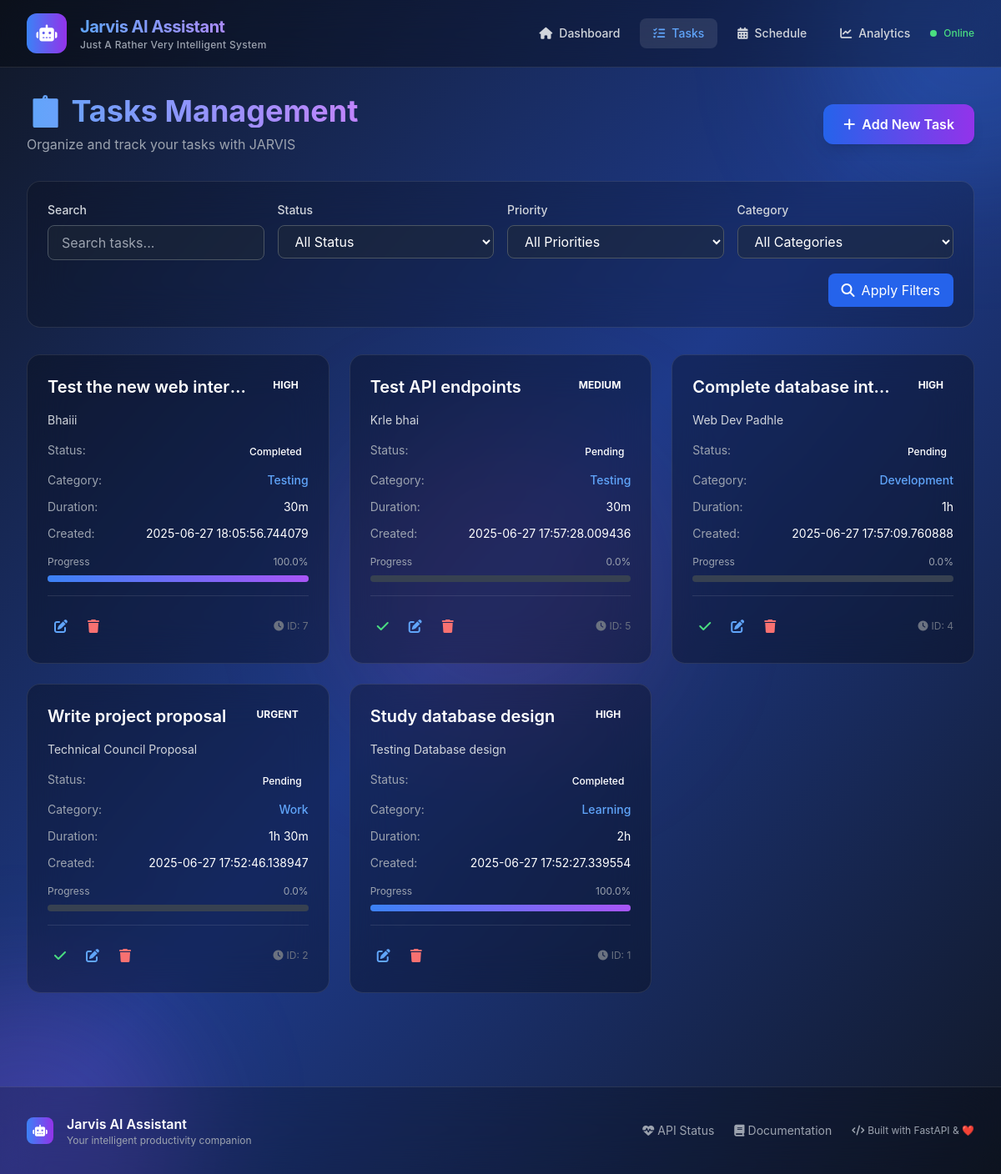
/tasks, run on an earlier commit of the app's database.
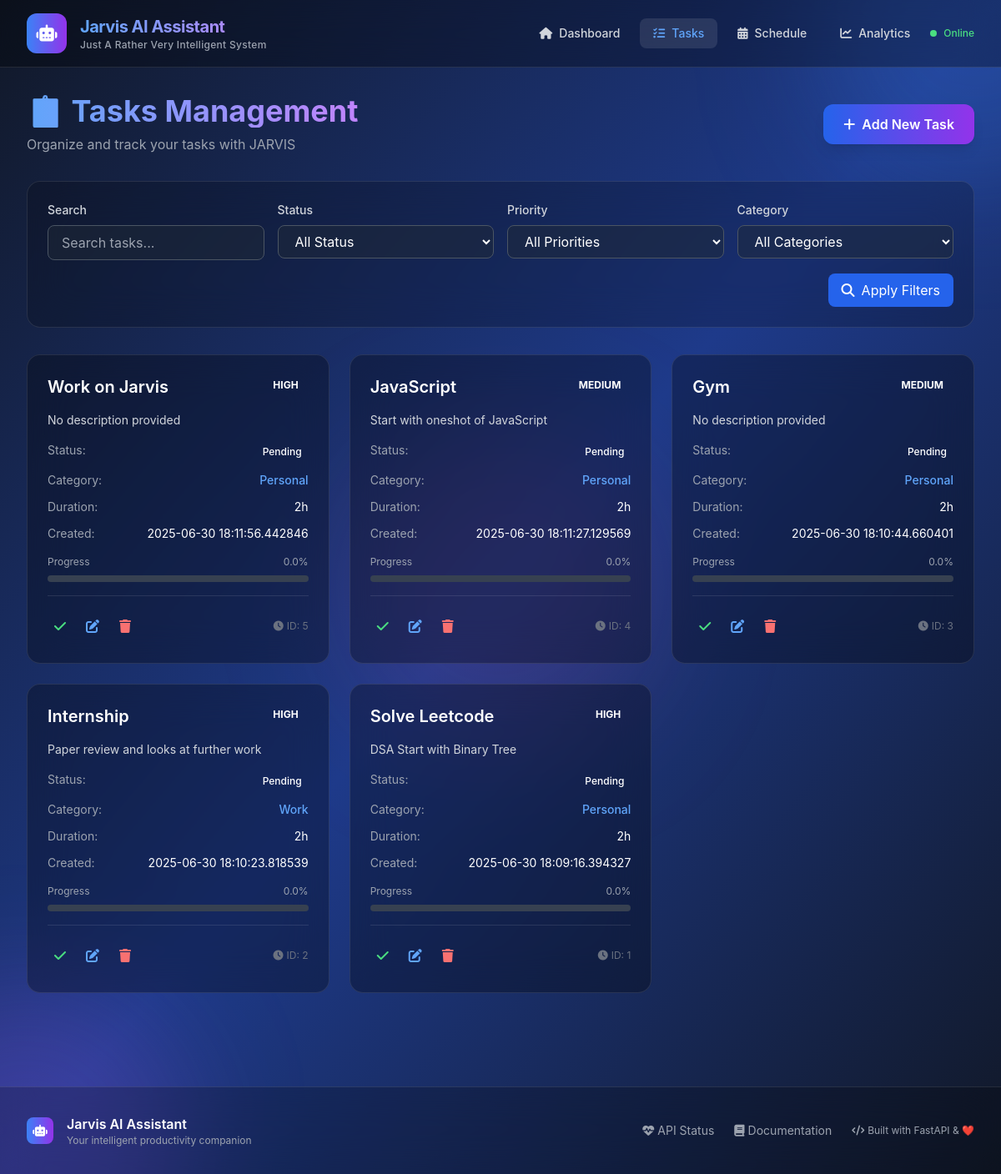
And on a later commit of the database.
### smart_scheduler/models/task.py (models this page shows, shortened)
class Task(Base):
    __tablename__ = "tasks"
    id = Column(Integer, primary_key=True, index=True)
    title = Column(String, nullable=False, index=True)
    description = Column(Text)
    status = Column(Enum(TaskStatus), default=TaskStatus.PENDING)
    priority = Column(Enum(TaskPriority), default=TaskPriority.MEDIUM)
    estimated_duration = Column(Integer)  # in minutes
    actual_duration = Column(Integer)     # in minutes
    created_at = Column(DateTime, default=datetime.utcnow)
    updated_at = Column(DateTime, default=datetime.utcnow, onupdate=datetime.utcnow)
    due_date = Column(DateTime)
    completed_at = Column(DateTime)
    category = Column(String, index=True)
    tags = Column(String)  # JSON string for now
    progress_percentage = Column(Float, default=0.0)

### smart_scheduler/main.py (the view)
@app.get("/tasks", response_class=HTMLResponse)
async def tasks_page(
    request: Request,
    status: Optional[str] = None,
    priority: Optional[str] = None,
    category: Optional[str] = None,
    search: Optional[str] = None,
    db: Session = Depends(get_db) if DATABASE_AVAILABLE else None
):
    try:
        if DATABASE_AVAILABLE and TEMPLATES_AVAILABLE:
            task_service = TaskService(db)
            status_filter = None
            if status:
                try:
                    status_filter = TaskStatus(status.lower())
                except ValueError:
                    pass
            priority_filter = None
            if priority:
                try:
                    priority_filter = TaskPriority(priority.lower())
                except ValueError:
                    pass
            tasks = task_service.get_tasks(
                status=status_filter,
                category=category,
                priority=priority_filter,
                limit=100
            )
            if search and search.strip():
                search_term = search.strip().lower()
                tasks = [
                    task for task in tasks
                    if search_term in task.title.lower() or
                       (task.description and search_term in task.description.lower()) or
                       (task.category and search_term in task.category.lower())
                ]
            all_tasks = task_service.get_tasks(limit=1000)
            categories = list(set(task.category for task in all_tasks if task.category))
            categories.sort()
            return templates.TemplateResponse("tasks.html", {
                "request": request,
                "tasks": tasks,
                "categories": categories
            })
        else:
            return HTMLResponse(content=get_fallback_tasks_page())
    except Exception as e:
        logger.error(f"Tasks page error: {str(e)}")
        logger.error(f"Traceback: {traceback.format_exc()}")
        return HTMLResponse(content=get_fallback_tasks_page(error=str(e)))

### smart_scheduler/templates/tasks.html (shortened to what the changed rows need)
{% extends "base.html" %}
{% block content %}
<div class="space-y-8">
    <div class="flex justify-between items-center mb-8">
        <div>
            <h1 class="text-4xl font-bold bg-gradient-to-r from-blue-400 to-purple-400 bg-clip-text text-transparent mb-2">
            </h1>
        </div>
    </div>
    <div id="tasks-container" class="grid grid-cols-1 md:grid-cols-2 lg:grid-cols-3 gap-6">
        {% for task in tasks %}
        <div class="task-card bg-black/30 backdrop-blur-xl rounded-2xl p-6 border border-white/10 hover:border-white/20 transition-all duration-300 transform hover:scale-105" data-task-id="{{ task.id }}">
            <div class="flex justify-between items-start mb-4">
                <h3 class="text-xl font-semibold text-white truncate flex-1 mr-4">{{ task.title }}</h3>
                <span class="priority-badge priority-{{ task.priority }} text-xs font-bold px-3 py-1 rounded-full">
                    {{ task.priority.upper() }}
                </span>
            </div>
            <p class="text-gray-300 text-sm mb-4 line-clamp-3">
                {{ task.description or 'No description provided' }}
            </p>
            <div class="space-y-3 mb-4">
                <div class="flex justify-between text-sm">
                    <span class="text-gray-400">Status:</span>
                    <span class="status-badge status-{{ task.status }} px-2 py-1 rounded text-xs font-medium">
                        {{ task.status.replace('_', ' ')|title }}
                    </span>
                </div>
                {% if task.category %}
                <div class="flex justify-between text-sm">
                    <span class="text-gray-400">Category:</span>
                    <span class="text-blue-400 font-medium">{{ task.category|title }}</span>
                </div>
                {% endif %}
                {% if task.estimated_duration %}
                <div class="flex justify-between text-sm">
                    <span class="text-gray-400">Duration:</span>
                    <span class="text-white">{{ format_duration(task.estimated_duration) }}</span>
                </div>
                {% endif %}
                <div class="flex justify-between text-sm">
                    <span class="text-gray-400">Created:</span>
                    <span class="text-white">{{ task.created_at }}</span>
                </div>
            </div>
            <div class="mb-4">
                <div class="flex justify-between text-xs text-gray-400 mb-2">
                    <span>Progress</span>
                    <span>{{ task.progress_percentage }}%</span>
                </div>
                <div class="progress-bg bg-gray-700 rounded-full h-2">
                    <div class="progress-fill bg-gradient-to-r from-blue-500 to-purple-500 h-2 rounded-full transition-all duration-300"
                         style="width: {{ task.progress_percentage }}%"></div>
                </div>
            </div>
            <div class="flex justify-between items-center pt-4 border-t border-white/10">
                <div class="flex space-x-2">
                    {% if task.status != 'completed' %}
                    <button onclick="completeTask({{ task.id }})"
                            class="text-green-400 hover:text-green-300 hover:bg-green-400/10 p-2 rounded-lg transition-all"
                            title="Mark Complete">
                        <i class="fas fa-check"></i>
                    </button>
                    {% endif %}
                    <button onclick="editTask({{ task.id }})"
                            class="text-blue-400 hover:text-blue-300 hover:bg-blue-400/10 p-2 rounded-lg transition-all"
                            title="Edit Task">
                        <i class="fas fa-edit"></i>
                    </button>
                    <button onclick="deleteTask({{ task.id }})"
                            class="text-red-400 hover:text-red-300 hover:bg-red-400/10 p-2 rounded-lg transition-all"
                            title="Delete Task">
                        <i class="fas fa-trash"></i>
                    </button>
                </div>
                <div class="text-xs text-gray-500">
                    <i class="fas fa-clock mr-1"></i>ID: {{ task.id }}
                </div>
            </div>
        </div>
        {% endfor %}
    </div>
</div>
{% endblock %}

What changed in the data, as far as the page shows it:
removed Task: title "Test the new web inter…", priority "HIGH", description "Bhaiii", status.replace "Completed", category "Testing", estimated_duration "30m", created_at "2025-06-27 18:05:56.744079", progress_percentage "100.0", id "7"
changed Task id 5: title "Test API endpoints" → "Work on Jarvis"; priority "MEDIUM" → "HIGH"; description "Krle bhai" → "No description provided"; category "Testing" → "Personal"; estimated_duration "30m" → "2h"; created_at "2025-06-27 17:57:28.009436" → "2025-06-30 18:11:56.442846"
changed Task id 4: title "Complete database int…" → "JavaScript"; priority "HIGH" → "MEDIUM"; description "Web Dev Padhle" → "Start with oneshot of JavaScript"; category "Development" → "Personal"; estimated_duration "1h" → "2h"; created_at "2025-06-27 17:57:09.760888" → "2025-06-30 18:11:27.129569"
added Task: title "Gym", priority "MEDIUM", description "No description provided", status.replace "Pending", category "Personal", estimated_duration "2h", created_at "2025-06-30 18:10:44.660401", progress_percentage "0.0", id "3"
changed Task "Work": title "Write project proposal" → "Internship"; priority "URGENT" → "HIGH"; description "Technical Council Proposal" → "Paper review and looks at further work"; estimated_duration "1h 30m" → "2h"; created_at "2025-06-27 17:52:46.138947" → "2025-06-30 18:10:23.818539"
changed Task id 1: title "Study database design" → "Solve Leetcode"; description "Testing Database design" → "DSA Start with Binary Tree"; status.replace "Completed" → "Pending"; category "Learning" → "Personal"; created_at "2025-06-27 17:52:27.339554" → "2025-06-30 18:09:16.394327"; progress_percentage "100.0" → "0.0"; status "COMPLETED" → "PENDING" (drawn)
